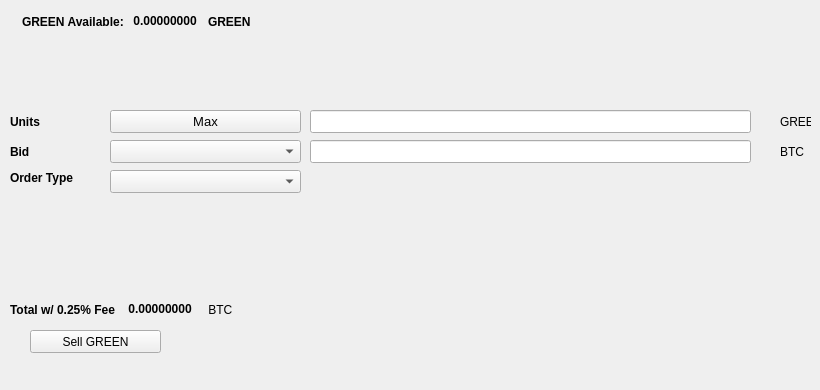
   <widget class="QWidget" name="SellTab">
    <attribute name="title">
     <string>Sell</string>
    </attribute>
    <widget class="QLabel" name="label_16">
     <property name="geometry">
      <rect>
       <x>780</x>
       <y>140</y>
       <width>31</width>
       <height>23</height>
      </rect>
     </property>
     <property name="text">
      <string>BTC</string>
     </property>
    </widget>
    <widget class="QComboBox" name="SellBidcomboBox">
     <property name="geometry">
      <rect>
       <x>110</x>
       <y>140</y>
       <width>191</width>
       <height>23</height>
      </rect>
     </property>
     <property name="font">
      <font>
       <pointsize>10</pointsize>
      </font>
     </property>
    </widget>
    <widget class="QLabel" name="label_18">
     <property name="geometry">
      <rect>
       <x>10</x>
       <y>110</y>
       <width>46</width>
       <height>23</height>
      </rect>
     </property>
     <property name="font">
      <font>
       <weight>75</weight>
       <bold>true</bold>
      </font>
     </property>
     <property name="text">
      <string>Units</string>
     </property>
    </widget>
    <widget class="QPushButton" name="Sell_Max_Amount">
     <property name="geometry">
      <rect>
       <x>110</x>
       <y>110</y>
       <width>191</width>
       <height>23</height>
      </rect>
     </property>
     <property name="font">
      <font>
       <pointsize>10</pointsize>
      </font>
     </property>
     <property name="text">
      <string>Max</string>
     </property>
    </widget>
    <widget class="QLabel" name="label_20">
     <property name="geometry">
      <rect>
       <x>10</x>
       <y>170</y>
       <width>91</width>
       <height>16</height>
      </rect>
     </property>
     <property name="font">
      <font>
       <weight>75</weight>
       <bold>true</bold>
      </font>
     </property>
     <property name="text">
      <string>Order Type</string>
     </property>
    </widget>
    <widget class="QComboBox" name="SellOrdertypeCombo">
     <property name="geometry">
      <rect>
       <x>110</x>
       <y>170</y>
       <width>191</width>
       <height>23</height>
      </rect>
     </property>
     <property name="font">
      <font>
       <pointsize>10</pointsize>
      </font>
     </property>
    </widget>
    <widget class="QLabel" name="label_21">
     <property name="geometry">
      <rect>
       <x>10</x>
       <y>140</y>
       <width>46</width>
       <height>23</height>
      </rect>
     </property>
     <property name="font">
      <font>
       <weight>75</weight>
       <bold>true</bold>
      </font>
     </property>
     <property name="text">
      <string>Bid</string>
     </property>
    </widget>
    <widget class="QLabel" name="label_22">
     <property name="geometry">
      <rect>
       <x>780</x>
       <y>110</y>
       <width>31</width>
       <height>23</height>
      </rect>
     </property>
     <property name="text">
      <string>GREEN</string>
     </property>
    </widget>
    <widget class="QLineEdit" name="UnitsInputGREEN">
     <property name="geometry">
      <rect>
       <x>310</x>
       <y>110</y>
       <width>441</width>
       <height>23</height>
      </rect>
     </property>
     <property name="font">
      <font>
       <pointsize>9</pointsize>
       <weight>75</weight>
       <bold>true</bold>
      </font>
     </property>
    </widget>
    <widget class="QLineEdit" name="SellBidPriceEdit">
     <property name="geometry">
      <rect>
       <x>310</x>
       <y>140</y>
       <width>441</width>
       <height>23</height>
      </rect>
     </property>
     <property name="font">
      <font>
       <pointsize>9</pointsize>
       <weight>75</weight>
       <bold>true</bold>
      </font>
     </property>
    </widget>
    <widget class="QPushButton" name="SellGREENBTN">
     <property name="geometry">
      <rect>
       <x>30</x>
       <y>330</y>
       <width>131</width>
       <height>23</height>
      </rect>
     </property>
     <property name="text">
      <string>Sell GREEN</string>
     </property>
     <property name="icon">
      <iconset resource="../cryptogreen">
       <normaloff>:/icons/bitcoin</normaloff>:/icons/bitcoin</iconset>
     </property>
    </widget>
    <widget class="QWidget" name="layoutWidget3">
     <property name="geometry">
      <rect>
       <x>22</x>
       <y>12</y>
       <width>258</width>
       <height>19</height>
      </rect>
     </property>
     <layout class="QHBoxLayout" name="horizontalLayout">
      <item>
       <widget class="QLabel" name="label232_2">
        <property name="font">
         <font>
          <weight>75</weight>
          <bold>true</bold>
         </font>
        </property>
        <property name="text">
         <string>GREEN Available:</string>
        </property>
       </widget>
      </item>
      <item>
       <widget class="QLabel" name="GREENAvailableLabel">
        <property name="palette">
         <palette>
          <active>
           <colorrole role="WindowText">
            <brush brushstyle="SolidPattern">
             <color alpha="255">
              <red>0</red>
              <green>0</green>
              <blue>0</blue>
             </color>
            </brush>
           </colorrole>
           <colorrole role="Button">
            <brush brushstyle="SolidPattern">
             <color alpha="255">
              <red>0</red>
              <green>170</green>
              <blue>0</blue>
             </color>
            </brush>
           </colorrole>
           <colorrole role="Light">
            <brush brushstyle="SolidPattern">
             <color alpha="255">
              <red>0</red>
              <green>255</green>
              <blue>0</blue>
             </color>
            </brush>
           </colorrole>
           <colorrole role="Midlight">
            <brush brushstyle="SolidPattern">
             <color alpha="255">
              <red>0</red>
              <green>212</green>
              <blue>0</blue>
             </color>
            </brush>
           </colorrole>
           <colorrole role="Dark">
            <brush brushstyle="SolidPattern">
             <color alpha="255">
              <red>0</red>
              <green>85</green>
              <blue>0</blue>
             </color>
            </brush>
           </colorrole>
           <colorrole role="Mid">
            <brush brushstyle="SolidPattern">
             <color alpha="255">
              <red>0</red>
              <green>113</green>
              <blue>0</blue>
             </color>
            </brush>
           </colorrole>
           <colorrole role="Text">
            <brush brushstyle="SolidPattern">
             <color alpha="255">
              <red>0</red>
              <green>170</green>
              <blue>0</blue>
             </color>
            </brush>
           </colorrole>
           <colorrole role="BrightText">
            <brush brushstyle="SolidPattern">
             <color alpha="255">
              <red>255</red>
              <green>255</green>
              <blue>255</blue>
             </color>
            </brush>
           </colorrole>
           <colorrole role="ButtonText">
            <brush brushstyle="SolidPattern">
             <color alpha="255">
              <red>0</red>
              <green>0</green>
              <blue>0</blue>
             </color>
            </brush>
           </colorrole>
           <colorrole role="Base">
            <brush brushstyle="SolidPattern">
             <color alpha="255">
              <red>255</red>
              <green>255</green>
              <blue>255</blue>
             </color>
            </brush>
           </colorrole>
           <colorrole role="Window">
            <brush brushstyle="SolidPattern">
             <color alpha="255">
              <red>0</red>
              <green>170</green>
              <blue>0</blue>
             </color>
            </brush>
           </colorrole>
           <colorrole role="Shadow">
            <brush brushstyle="SolidPattern">
             <color alpha="255">
              <red>0</red>
              <green>0</green>
              <blue>0</blue>
             </color>
            </brush>
           </colorrole>
           <colorrole role="AlternateBase">
            <brush brushstyle="SolidPattern">
             <color alpha="255">
              <red>127</red>
              <green>212</green>
              <blue>127</blue>
             </color>
            </brush>
           </colorrole>
           <colorrole role="ToolTipBase">
            <brush brushstyle="SolidPattern">
             <color alpha="255">
              <red>255</red>
              <green>255</green>
              <blue>220</blue>
             </color>
            </brush>
           </colorrole>
           <colorrole role="ToolTipText">
            <brush brushstyle="SolidPattern">
             <color alpha="255">
              <red>0</red>
              <green>0</green>
              <blue>0</blue>
             </color>
            </brush>
           </colorrole>
          </active>
          <inactive>
           <colorrole role="WindowText">
            <brush brushstyle="SolidPattern">
             <color alpha="255">
              <red>0</red>
              <green>0</green>
              <blue>0</blue>
             </color>
            </brush>
           </colorrole>
           <colorrole role="Button">
            <brush brushstyle="SolidPattern">
             <color alpha="255">
              <red>0</red>
              <green>170</green>
              <blue>0</blue>
             </color>
            </brush>
           </colorrole>
           <colorrole role="Light">
            <brush brushstyle="SolidPattern">
             <color alpha="255">
              <red>0</red>
              <green>255</green>
              <blue>0</blue>
             </color>
            </brush>
           </colorrole>
           <colorrole role="Midlight">
            <brush brushstyle="SolidPattern">
             <color alpha="255">
              <red>0</red>
              <green>212</green>
              <blue>0</blue>
             </color>
            </brush>
           </colorrole>
           <colorrole role="Dark">
            <brush brushstyle="SolidPattern">
             <color alpha="255">
              <red>0</red>
              <green>85</green>
              <blue>0</blue>
             </color>
            </brush>
           </colorrole>
           <colorrole role="Mid">
            <brush brushstyle="SolidPattern">
             <color alpha="255">
              <red>0</red>
              <green>113</green>
              <blue>0</blue>
             </color>
            </brush>
           </colorrole>
           <colorrole role="Text">
            <brush brushstyle="SolidPattern">
             <color alpha="255">
              <red>0</red>
              <green>170</green>
              <blue>0</blue>
             </color>
            </brush>
           </colorrole>
           <colorrole role="BrightText">
            <brush brushstyle="SolidPattern">
             <color alpha="255">
              <red>255</red>
              <green>255</green>
              <blue>255</blue>
             </color>
            </brush>
           </colorrole>
           <colorrole role="ButtonText">
            <brush brushstyle="SolidPattern">
             <color alpha="255">
              <red>0</red>
              <green>0</green>
              <blue>0</blue>
             </color>
            </brush>
           </colorrole>
           <colorrole role="Base">
            <brush brushstyle="SolidPattern">
             <color alpha="255">
              <red>255</red>
              <green>255</green>
              <blue>255</blue>
             </color>
            </brush>
           </colorrole>
           <colorrole role="Window">
            <brush brushstyle="SolidPattern">
             <color alpha="255">
              <red>0</red>
              <green>170</green>
              <blue>0</blue>
             </color>
            </brush>
           </colorrole>
           <colorrole role="Shadow">
            <brush brushstyle="SolidPattern">
             <color alpha="255">
              <red>0</red>
              <green>0</green>
              <blue>0</blue>
             </color>
            </brush>
           </colorrole>
           <colorrole role="AlternateBase">
            <brush brushstyle="SolidPattern">
             <color alpha="255">
              <red>127</red>
              <green>212</green>
              <blue>127</blue>
             </color>
            </brush>
           </colorrole>
           <colorrole role="ToolTipBase">
            <brush brushstyle="SolidPattern">
             <color alpha="255">
              <red>255</red>
              <green>255</green>
              <blue>220</blue>
             </color>
            </brush>
           </colorrole>
           <colorrole role="ToolTipText">
            <brush brushstyle="SolidPattern">
             <color alpha="255">
              <red>0</red>
              <green>0</green>
              <blue>0</blue>
             </color>
            </brush>
           </colorrole>
          </inactive>
          <disabled>
           <colorrole role="WindowText">
            <brush brushstyle="SolidPattern">
             <color alpha="255">
              <red>0</red>
              <green>85</green>
              <blue>0</blue>
             </color>
            </brush>
           </colorrole>
           <colorrole role="Button">
            <brush brushstyle="SolidPattern">
             <color alpha="255">
              <red>0</red>
              <green>170</green>
              <blue>0</blue>
             </color>
            </brush>
           </colorrole>
           <colorrole role="Light">
            <brush brushstyle="SolidPattern">
             <color alpha="255">
              <red>0</red>
              <green>255</green>
              <blue>0</blue>
             </color>
            </brush>
           </colorrole>
           <colorrole role="Midlight">
            <brush brushstyle="SolidPattern">
             <color alpha="255">
              <red>0</red>
              <green>212</green>
              <blue>0</blue>
             </color>
            </brush>
           </colorrole>
           <colorrole role="Dark">
            <brush brushstyle="SolidPattern">
             <color alpha="255">
              <red>0</red>
              <green>85</green>
              <blue>0</blue>
             </color>
            </brush>
           </colorrole>
           <colorrole role="Mid">
            <brush brushstyle="SolidPattern">
             <color alpha="255">
              <red>0</red>
              <green>113</green>
              <blue>0</blue>
             </color>
            </brush>
           </colorrole>
           <colorrole role="Text">
            <brush brushstyle="SolidPattern">
             <color alpha="255">
              <red>0</red>
              <green>85</green>
              <blue>0</blue>
             </color>
            </brush>
           </colorrole>
           <colorrole role="BrightText">
            <brush brushstyle="SolidPattern">
             <color alpha="255">
              <red>255</red>
              <green>255</green>
              <blue>255</blue>
             </color>
            </brush>
           </colorrole>
           <colorrole role="ButtonText">
            <brush brushstyle="SolidPattern">
             <color alpha="255">
              <red>0</red>
              <green>85</green>
              <blue>0</blue>
             </color>
            </brush>
           </colorrole>
           <colorrole role="Base">
            <brush brushstyle="SolidPattern">
             <color alpha="255">
              <red>0</red>
              <green>170</green>
              <blue>0</blue>
             </color>
            </brush>
           </colorrole>
           <colorrole role="Window">
            <brush brushstyle="SolidPattern">
             <color alpha="255">
              <red>0</red>
              <green>170</green>
              <blue>0</blue>
             </color>
            </brush>
           </colorrole>
           <colorrole role="Shadow">
            <brush brushstyle="SolidPattern">
             <color alpha="255">
              <red>0</red>
              <green>0</green>
              <blue>0</blue>
             </color>
            </brush>
           </colorrole>
           <colorrole role="AlternateBase">
            <brush brushstyle="SolidPattern">
             <color alpha="255">
              <red>0</red>
              <green>170</green>
              <blue>0</blue>
             </color>
            </brush>
           </colorrole>
           <colorrole role="ToolTipBase">
            <brush brushstyle="SolidPattern">
             <color alpha="255">
              <red>255</red>
              <green>255</green>
              <blue>220</blue>
             </color>
            </brush>
           </colorrole>
           <colorrole role="ToolTipText">
            <brush brushstyle="SolidPattern">
             <color alpha="255">
              <red>0</red>
              <green>0</green>
              <blue>0</blue>
             </color>
            </brush>
           </colorrole>
          </disabled>
         </palette>
        </property>
        <property name="font">
         <font>
          <weight>75</weight>
          <bold>true</bold>
         </font>
        </property>
        <property name="text">
         <string> 0.00000000 </string>
        </property>
        <property name="textInteractionFlags">
         <set>Qt::LinksAccessibleByMouse|Qt::TextSelectableByKeyboard|Qt::TextSelectableByMouse</set>
        </property>
       </widget>
      </item>
      <item>
       <widget class="QLabel" name="labelGREEN">
        <property name="font">
         <font>
          <weight>75</weight>
          <bold>true</bold>
         </font>
        </property>
        <property name="text">
         <string>GREEN</string>
        </property>
       </widget>
      </item>
     </layout>
    </widget>
    <widget class="QWidget" name="layoutWidget">
     <property name="geometry">
      <rect>
       <x>10</x>
       <y>300</y>
       <width>268</width>
       <height>19</height>
      </rect>
     </property>
     <layout class="QHBoxLayout" name="horizontalLayout_2">
      <item>
       <widget class="QLabel" name="label_19">
        <property name="font">
         <font>
          <weight>75</weight>
          <bold>true</bold>
         </font>
        </property>
        <property name="text">
         <string>Total w/ 0.25% Fee </string>
        </property>
       </widget>
      </item>
      <item>
       <widget class="QLabel" name="SellCostLabel">
        <property name="palette">
         <palette>
          <active>
           <colorrole role="WindowText">
            <brush brushstyle="SolidPattern">
             <color alpha="255">
              <red>0</red>
              <green>0</green>
              <blue>0</blue>
             </color>
            </brush>
           </colorrole>
           <colorrole role="Button">
            <brush brushstyle="SolidPattern">
             <color alpha="255">
              <red>0</red>
              <green>170</green>
              <blue>0</blue>
             </color>
            </brush>
           </colorrole>
           <colorrole role="Light">
            <brush brushstyle="SolidPattern">
             <color alpha="255">
              <red>0</red>
              <green>255</green>
              <blue>0</blue>
             </color>
            </brush>
           </colorrole>
           <colorrole role="Midlight">
            <brush brushstyle="SolidPattern">
             <color alpha="255">
              <red>0</red>
              <green>212</green>
              <blue>0</blue>
             </color>
            </brush>
           </colorrole>
           <colorrole role="Dark">
            <brush brushstyle="SolidPattern">
             <color alpha="255">
              <red>0</red>
              <green>85</green>
              <blue>0</blue>
             </color>
            </brush>
           </colorrole>
           <colorrole role="Mid">
            <brush brushstyle="SolidPattern">
             <color alpha="255">
              <red>0</red>
              <green>113</green>
              <blue>0</blue>
             </color>
            </brush>
           </colorrole>
           <colorrole role="Text">
            <brush brushstyle="SolidPattern">
             <color alpha="255">
              <red>0</red>
              <green>170</green>
              <blue>0</blue>
             </color>
            </brush>
           </colorrole>
           <colorrole role="BrightText">
            <brush brushstyle="SolidPattern">
             <color alpha="255">
              <red>255</red>
              <green>255</green>
              <blue>255</blue>
             </color>
            </brush>
           </colorrole>
           <colorrole role="ButtonText">
            <brush brushstyle="SolidPattern">
             <color alpha="255">
              <red>0</red>
              <green>0</green>
              <blue>0</blue>
             </color>
            </brush>
           </colorrole>
           <colorrole role="Base">
            <brush brushstyle="SolidPattern">
             <color alpha="255">
              <red>255</red>
              <green>255</green>
              <blue>255</blue>
             </color>
            </brush>
           </colorrole>
           <colorrole role="Window">
            <brush brushstyle="SolidPattern">
             <color alpha="255">
              <red>0</red>
              <green>170</green>
              <blue>0</blue>
             </color>
            </brush>
           </colorrole>
           <colorrole role="Shadow">
            <brush brushstyle="SolidPattern">
             <color alpha="255">
              <red>0</red>
              <green>0</green>
              <blue>0</blue>
             </color>
            </brush>
           </colorrole>
           <colorrole role="AlternateBase">
            <brush brushstyle="SolidPattern">
             <color alpha="255">
              <red>127</red>
              <green>212</green>
              <blue>127</blue>
             </color>
            </brush>
           </colorrole>
           <colorrole role="ToolTipBase">
            <brush brushstyle="SolidPattern">
             <color alpha="255">
              <red>255</red>
              <green>255</green>
              <blue>220</blue>
             </color>
            </brush>
           </colorrole>
           <colorrole role="ToolTipText">
            <brush brushstyle="SolidPattern">
             <color alpha="255">
              <red>0</red>
              <green>0</green>
              <blue>0</blue>
             </color>
            </brush>
           </colorrole>
          </active>
          <inactive>
           <colorrole role="WindowText">
            <brush brushstyle="SolidPattern">
             <color alpha="255">
              <red>0</red>
              <green>0</green>
              <blue>0</blue>
             </color>
            </brush>
           </colorrole>
           <colorrole role="Button">
            <brush brushstyle="SolidPattern">
             <color alpha="255">
              <red>0</red>
              <green>170</green>
              <blue>0</blue>
             </color>
            </brush>
           </colorrole>
           <colorrole role="Light">
            <brush brushstyle="SolidPattern">
             <color alpha="255">
              <red>0</red>
              <green>255</green>
              <blue>0</blue>
             </color>
            </brush>
           </colorrole>
           <colorrole role="Midlight">
            <brush brushstyle="SolidPattern">
             <color alpha="255">
              <red>0</red>
              <green>212</green>
              <blue>0</blue>
             </color>
            </brush>
           </colorrole>
           <colorrole role="Dark">
            <brush brushstyle="SolidPattern">
             <color alpha="255">
              <red>0</red>
              <green>85</green>
              <blue>0</blue>
             </color>
            </brush>
           </colorrole>
           <colorrole role="Mid">
            <brush brushstyle="SolidPattern">
             <color alpha="255">
              <red>0</red>
              <green>113</green>
              <blue>0</blue>
             </color>
            </brush>
           </colorrole>
           <colorrole role="Text">
            <brush brushstyle="SolidPattern">
             <color alpha="255">
              <red>0</red>
              <green>170</green>
              <blue>0</blue>
             </color>
            </brush>
           </colorrole>
           <colorrole role="BrightText">
            <brush brushstyle="SolidPattern">
             <color alpha="255">
              <red>255</red>
              <green>255</green>
              <blue>255</blue>
             </color>
            </brush>
           </colorrole>
           <colorrole role="ButtonText">
            <brush brushstyle="SolidPattern">
             <color alpha="255">
              <red>0</red>
              <green>0</green>
              <blue>0</blue>
             </color>
            </brush>
           </colorrole>
           <colorrole role="Base">
            <brush brushstyle="SolidPattern">
             <color alpha="255">
              <red>255</red>
              <green>255</green>
              <blue>255</blue>
             </color>
            </brush>
           </colorrole>
           <colorrole role="Window">
            <brush brushstyle="SolidPattern">
             <color alpha="255">
              <red>0</red>
              <green>170</green>
              <blue>0</blue>
             </color>
            </brush>
           </colorrole>
           <colorrole role="Shadow">
            <brush brushstyle="SolidPattern">
             <color alpha="255">
              <red>0</red>
              <green>0</green>
              <blue>0</blue>
             </color>
            </brush>
           </colorrole>
           <colorrole role="AlternateBase">
            <brush brushstyle="SolidPattern">
             <color alpha="255">
              <red>127</red>
              <green>212</green>
              <blue>127</blue>
             </color>
            </brush>
           </colorrole>
           <colorrole role="ToolTipBase">
            <brush brushstyle="SolidPattern">
             <color alpha="255">
              <red>255</red>
              <green>255</green>
              <blue>220</blue>
             </color>
            </brush>
           </colorrole>
           <colorrole role="ToolTipText">
            <brush brushstyle="SolidPattern">
             <color alpha="255">
              <red>0</red>
              <green>0</green>
              <blue>0</blue>
             </color>
            </brush>
           </colorrole>
          </inactive>
          <disabled>
           <colorrole role="WindowText">
            <brush brushstyle="SolidPattern">
             <color alpha="255">
              <red>0</red>
              <green>85</green>
              <blue>0</blue>
             </color>
            </brush>
           </colorrole>
           <colorrole role="Button">
            <brush brushstyle="SolidPattern">
             <color alpha="255">
              <red>0</red>
              <green>170</green>
              <blue>0</blue>
             </color>
            </brush>
           </colorrole>
           <colorrole role="Light">
            <brush brushstyle="SolidPattern">
             <color alpha="255">
              <red>0</red>
              <green>255</green>
              <blue>0</blue>
             </color>
            </brush>
           </colorrole>
           <colorrole role="Midlight">
            <brush brushstyle="SolidPattern">
             <color alpha="255">
              <red>0</red>
              <green>212</green>
              <blue>0</blue>
             </color>
            </brush>
           </colorrole>
           <colorrole role="Dark">
            <brush brushstyle="SolidPattern">
             <color alpha="255">
              <red>0</red>
              <green>85</green>
              <blue>0</blue>
             </color>
            </brush>
           </colorrole>
           <colorrole role="Mid">
            <brush brushstyle="SolidPattern">
             <color alpha="255">
              <red>0</red>
              <green>113</green>
              <blue>0</blue>
             </color>
            </brush>
           </colorrole>
           <colorrole role="Text">
            <brush brushstyle="SolidPattern">
             <color alpha="255">
              <red>0</red>
              <green>85</green>
              <blue>0</blue>
             </color>
            </brush>
           </colorrole>
           <colorrole role="BrightText">
            <brush brushstyle="SolidPattern">
             <color alpha="255">
              <red>255</red>
              <green>255</green>
              <blue>255</blue>
             </color>
            </brush>
           </colorrole>
           <colorrole role="ButtonText">
            <brush brushstyle="SolidPattern">
             <color alpha="255">
              <red>0</red>
              <green>85</green>
              <blue>0</blue>
             </color>
            </brush>
           </colorrole>
           <colorrole role="Base">
            <brush brushstyle="SolidPattern">
             <color alpha="255">
              <red>0</red>
              <green>170</green>
              <blue>0</blue>
             </color>
            </brush>
           </colorrole>
           <colorrole role="Window">
            <brush brushstyle="SolidPattern">
             <color alpha="255">
              <red>0</red>
              <green>170</green>
              <blue>0</blue>
             </color>
            </brush>
           </colorrole>
           <colorrole role="Shadow">
            <brush brushstyle="SolidPattern">
             <color alpha="255">
              <red>0</red>
              <green>0</green>
              <blue>0</blue>
             </color>
            </brush>
           </colorrole>
           <colorrole role="AlternateBase">
            <brush brushstyle="SolidPattern">
             <color alpha="255">
              <red>0</red>
              <green>170</green>
              <blue>0</blue>
             </color>
            </brush>
           </colorrole>
           <colorrole role="ToolTipBase">
            <brush brushstyle="SolidPattern">
             <color alpha="255">
              <red>255</red>
              <green>255</green>
              <blue>220</blue>
             </color>
            </brush>
           </colorrole>
           <colorrole role="ToolTipText">
            <brush brushstyle="SolidPattern">
             <color alpha="255">
              <red>0</red>
              <green>0</green>
              <blue>0</blue>
             </color>
            </brush>
           </colorrole>
          </disabled>
         </palette>
        </property>
        <property name="font">
         <font>
          <weight>75</weight>
          <bold>true</bold>
         </font>
        </property>
        <property name="autoFillBackground">
         <bool>false</bool>
        </property>
        <property name="text">
         <string> 0.00000000</string>
        </property>
        <property name="textInteractionFlags">
         <set>Qt::LinksAccessibleByMouse|Qt::TextSelectableByMouse</set>
        </property>
       </widget>
      </item>
      <item>
       <widget class="QLabel" name="label_17">
        <property name="font">
         <font>
          <weight>50</weight>
          <bold>false</bold>
         </font>
        </property>
        <property name="text">
         <string> BTC</string>
        </property>
       </widget>
      </item>
     </layout>
    </widget>
    <widget class="QLabel" name="label_23">
     <property name="geometry">
      <rect>
       <x>460</x>
       <y>300</y>
       <width>281</width>
       <height>81</height>
      </rect>
     </property>
     <property name="text">
      <string/>
     </property>
     <property name="pixmap">
      <pixmap>:/images/bittrex</pixmap>
     </property>
    </widget>
   </widget>
